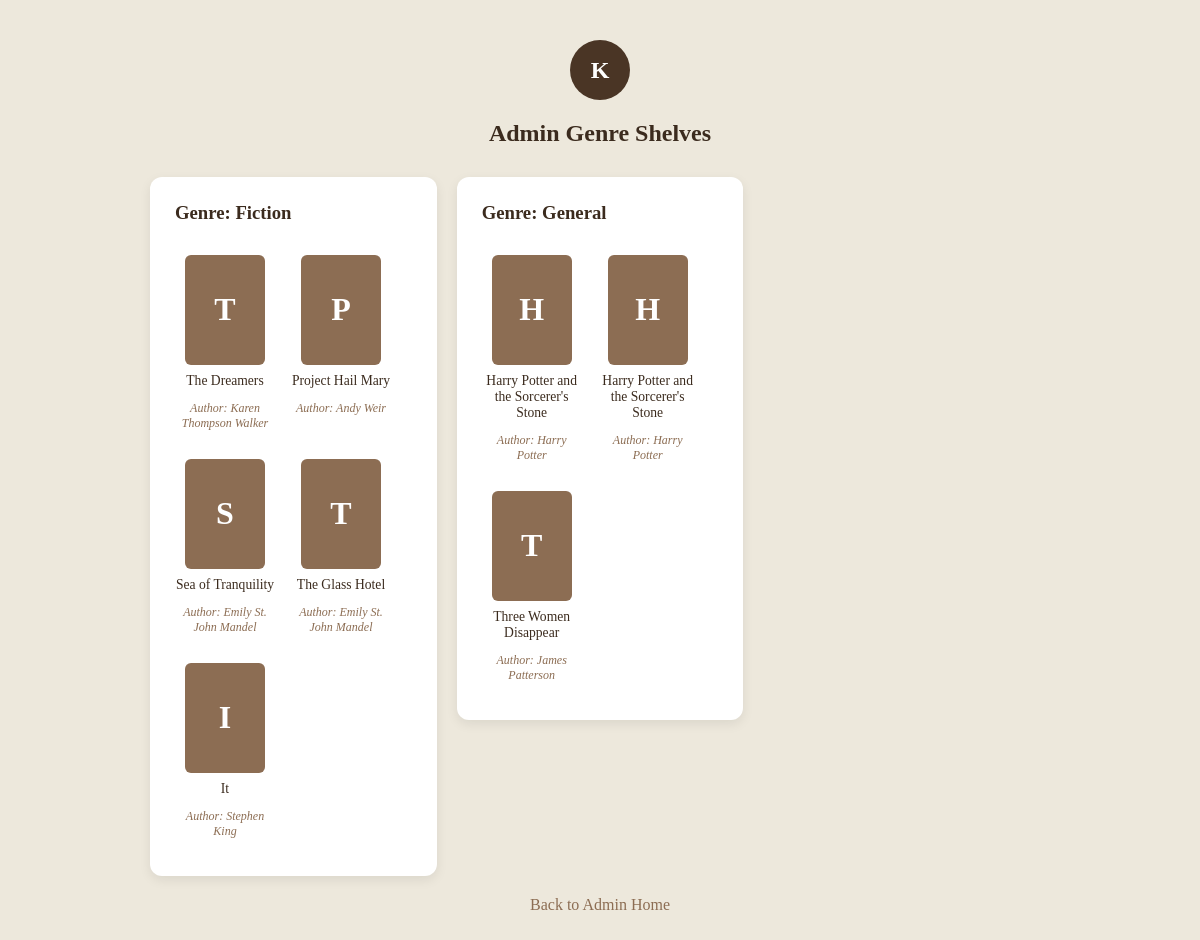
The app's page /catalog/admin/genre-shelves/ (signed in), older data.
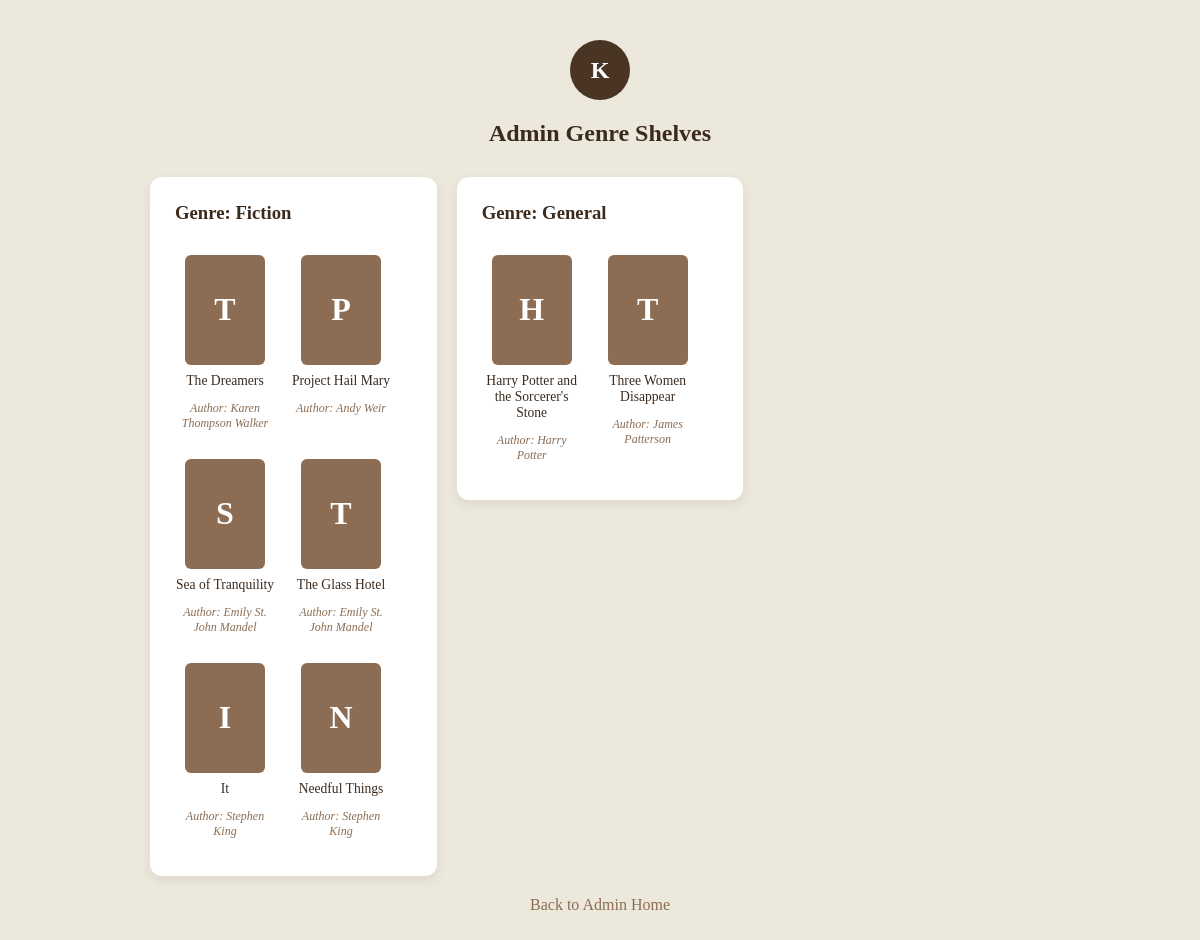
The same page, newer data.
### catalog/models.py (models this page shows, shortened)
class Book(models.Model):
    book_id = models.AutoField(primary_key=True)
    title = models.CharField(max_length=255)
    author = models.CharField(max_length=255)
    genre = models.CharField(max_length=100, blank=True, null=True)
    publisher = models.CharField(max_length=255, blank=True, null=True)
    year = models.IntegerField(blank=True, null=True)
    isbn = models.CharField(max_length=20, blank=True, null=True)
    story = models.TextField(blank=True, null=True)
    cover_image_url = models.URLField(blank=True, null=True)
    added_by = models.ForeignKey(User, on_delete=models.SET_NULL, null=True)
    created_at = models.DateTimeField(auto_now_add=True)

### catalog/views.py (the view)
# urls.py: path('admin/genre-shelves/', views.admin_genre_shelves, name='admin_genre_shelves'),
@staff_member_required(login_url='admin_login')
def admin_genre_shelves(request):
    genres = Book.objects.values_list('genre', flat=True).distinct()
    genre_shelves = []
    for genre in genres:
        if genre: #make sure genre is not empty
            books_in_genre = Book.objects.filter(genre=genre)
            genre_shelves.append({
                'genre_name': genre,
                'books': books_in_genre
            })
    context = {
        'genre_shelves': genre_shelves,
        'username': request.user.username,
    }
    return render(request, 'catalog/admin_genre_shelves.html', context)

### catalog/templates/catalog/admin_genre_shelves.html (shortened to what this page needs)
<!DOCTYPE html>
<html lang="en">
<head>
    {% load static %}
    <link rel="stylesheet" href="{% static 'catalog/shelves.css' %}">
</head>
<body class="shelves-background">
    <div class="shelves-header">
        <div class="avatar-circle">{{ username.0|upper }}</div>
        <h2>Admin Genre Shelves</h2>
    </div>
    <div class="shelves-list">
        {% for shelf in genre_shelves %}
            <div class="shelf-card">
                <div class="shelf-header">
                    <h3>Genre: {{ shelf.genre_name }}</h3>
                </div>
                {% if shelf.books %}
                    <div class="book-grid">
                        {% for book in shelf.books %}
                            <div class="book-item">
                                <div class="book-cover-placeholder">{{ book.title.0|upper }}</div>
                                <p class="book-title">{{ book.title }}</p>
                                <p class="book-status">Author: {{ book.author }}</p>
                            </div>
                        {% endfor %}
                    </div>
                {% else %}
                    <p class="empty-shelf">No books found under this genre.</p>
                {% endif %}
            </div>
        {% empty %}
            <p class="empty-shelf" style="text-align: center;">No genres available yet.</p>
        {% endfor %}
    </div>
    <a href="{% url 'admin_home' %}" class="back-link">Back to Admin Home</a>
</body>
</html>

Row changes from the older to the newer data that the page shows:
removed Book: title.0 "H", title "Harry Potter and the Sorcerer's Stone", author "Harry Potter", shown under "General"
added Book: title.0 "N", title "Needful Things", author "Stephen King", shown under "Fiction"
